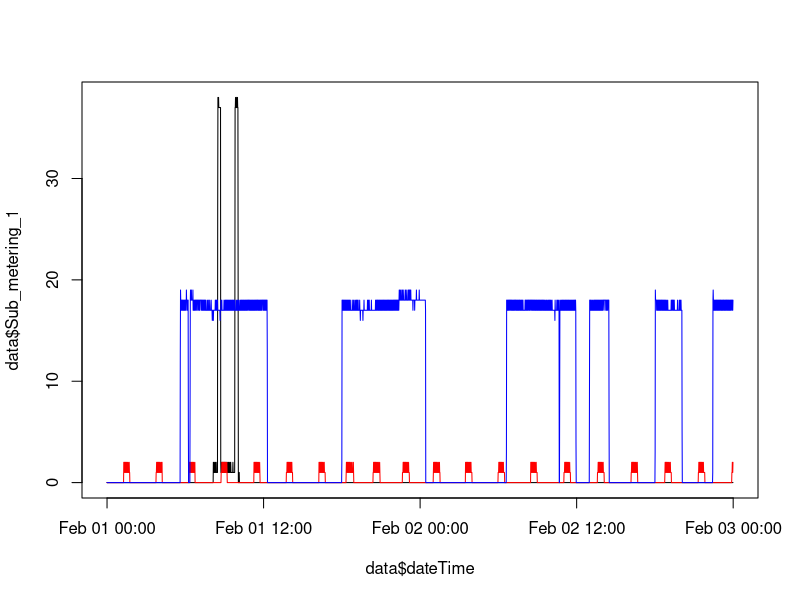

The R source for this figure:
data <- read.csv("data.csv")
data$dateTime <- strptime(data$dateTime, format="%Y-%m-%d %H:%M:%S")

png("plot3.png")
plot(data$dateTime, data$Sub_metering_1, type="l")
lines(data$dateTime, data$Sub_metering_2, col="red")
lines(data$dateTime, data$Sub_metering_3, col="blue")
dev.off()